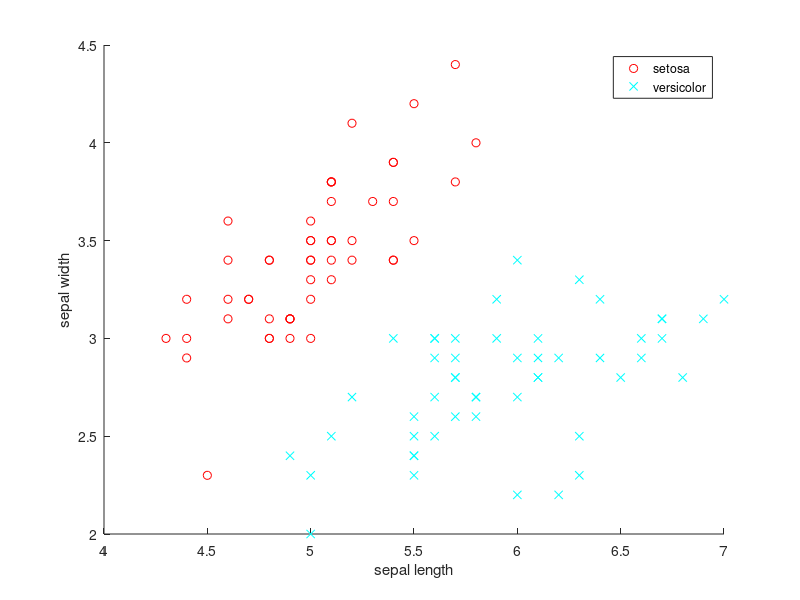

Write the MATLAB code that produced this figure. (Note: this script raises an error after producing the figure.)
clear all
close all

load iris_data.mat

figure(1)
hold on
plot(x(1:50,1), x(1:50,2), 'ro')
plot(x(51:100,1), x(51:100,2), 'cx')

legend('setosa','versicolor')
xlabel('sepal length')
ylabel('sepal width')
%test
x_test=[6 3.5;4 4;5.5 3.5;6.5 3.5;5 4;4.7 2.5;5.5 4;5 3.4;6 2.5;5.3 3];
for i=1:length(x_test)
    y_test(i)=seongwoo_classifier(x_test(i, 1), x_test(i, 2));
end

figure(1)
for i=1:length(x_test)
    if y_test(i) == 0
        plot(x_test(i,1),x_test(i,2),'bo')
    else
        plot(x_test(i,1),x_test(i,2),'bx')
    end
end
